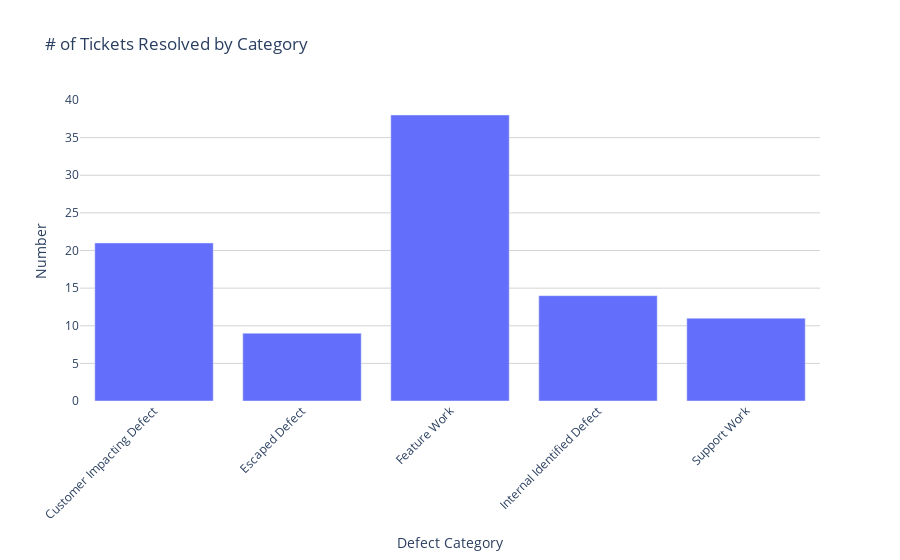
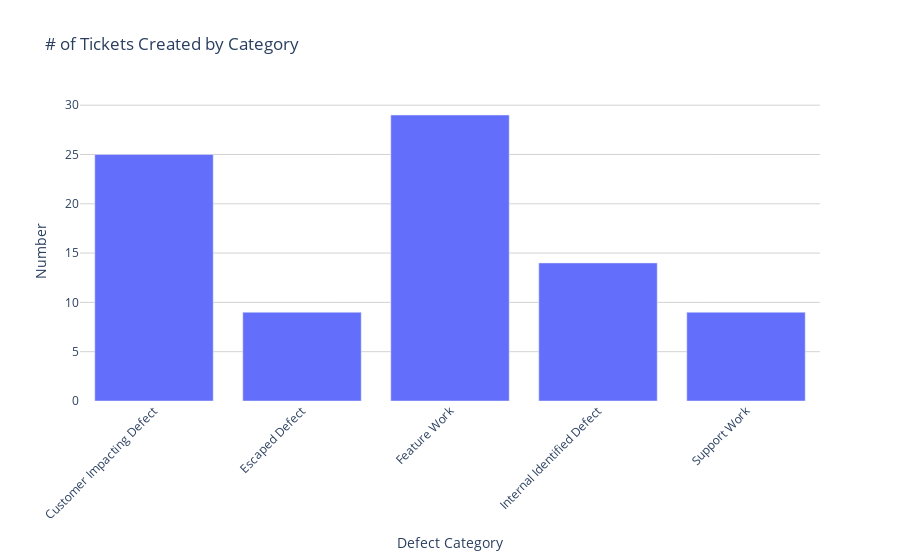
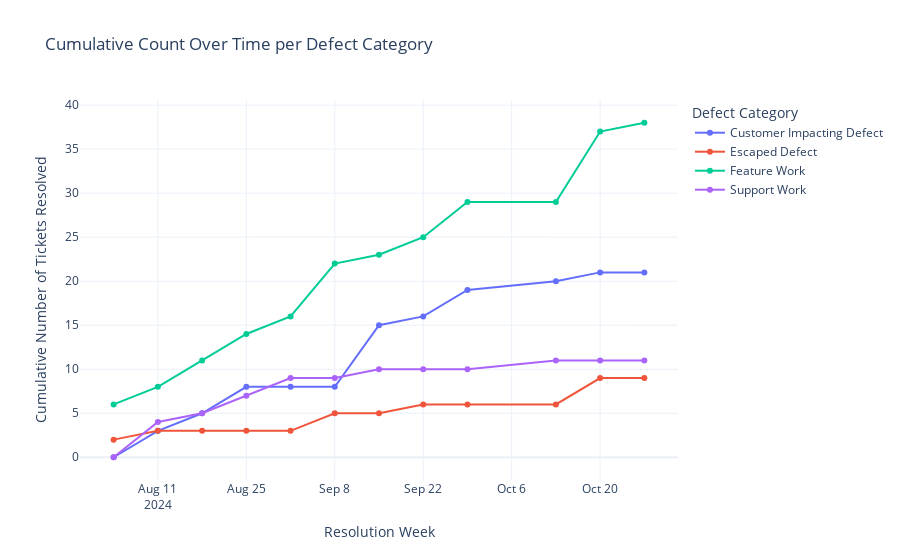
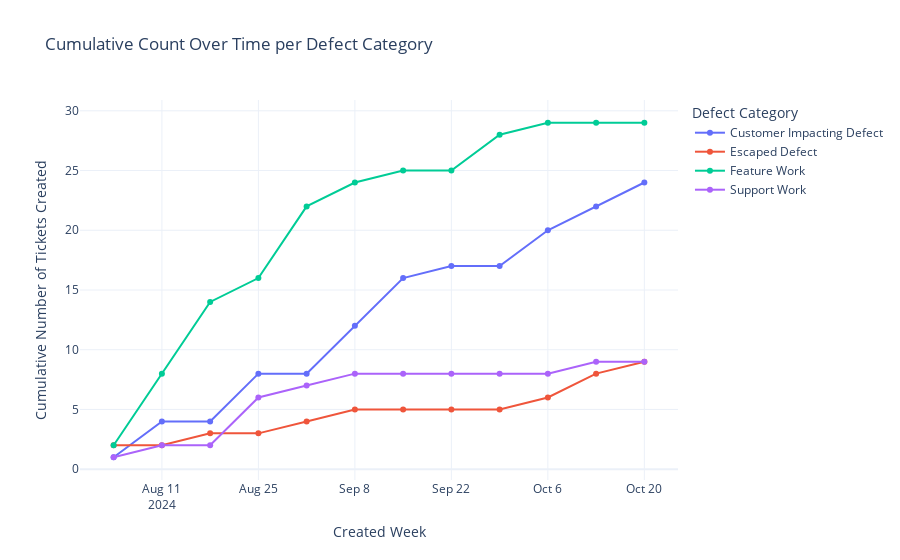

The cell these charts' notebook holds for them, in order:
### Markdown cell above
Product Catch Rate - # of “Product Acceptance Changes” logged

QA Catch Rate - # of Defects logged

Escape rate - # of Bugs logged

Customer Impact Rate - # of Bugs with Zendesk Ticket Count > 0

### Code cell
#generate_bar_chart(sub_tasks_analysis,'Defect Percentage Bin',"% of Defect Subtasks")

print(df_all_issues[
    df_all_issues['Defect Category'].notna() & 
    (df_all_issues['Defect Category'].str.strip() != 'Other')].groupby(['Defect Category']).agg({'Issue Key': 'count'}))


generate_bar_chart(df_all_issues_resolved_in_range[
    df_all_issues_resolved_in_range['Defect Category'].notna() & 
    (df_all_issues_resolved_in_range['Defect Category'].str.strip() != 'Other')
],'Defect Category',"# of Tickets Resolved by Category")

generate_bar_chart(df_all_issues_created_in_range[
    df_all_issues_created_in_range['Defect Category'].notna() & 
    (df_all_issues_created_in_range['Defect Category'].str.strip() != 'Other')
],'Defect Category',"# of Tickets Created by Category")

plot_tickets_over_time_interactive(df_standard_issues, top_n=5, start_date=start_date, group_by="Defect Category", date_type="Resolved")
plot_tickets_over_time_interactive(df_standard_issues, top_n=5, start_date=start_date, group_by="Defect Category", date_type="Created")

### Figure 1 — Plotly figure (JSON) as saved in the notebook; plotly's stock layout.template omitted (floating-point values rounded to 4 significant figures)
{"data": [{"alignmentgroup": "True", "hovertemplate": "Defect Category=%{x}<br>Number=%{y}<extra></extra>", "legendgroup": "", "marker": {"color": "#636efa", "pattern": {"shape": ""}}, "name": "", "offsetgroup": "", "orientation": "v", "showlegend": false, "textposition": "auto", "type": "bar", "x": ["Customer Impacting Defect", "Escaped Defect", "Feature Work", "Internal Identified Defect", "Support Work"], "xaxis": "x", "y": [21, 9, 38, 14, 11], "yaxis": "y"}], "layout": {"autosize": true, "barmode": "relative", "legend": {"tracegroupgap": 0}, "plot_bgcolor": "white", "title": {"text": "# of Tickets Resolved by Category"}, "xaxis": {"anchor": "y", "autorange": true, "domain": [0, 1], "range": [-0.5, 4.5], "showgrid": false, "tickangle": -45, "title": {"text": "Defect Category"}, "type": "category"}, "yaxis": {"anchor": "x", "autorange": true, "domain": [0, 1], "gridcolor": "lightgrey", "range": [0, 40], "showgrid": true, "title": {"text": "Number"}, "type": "linear"}}}

### Figure 2 — Plotly figure (JSON) as saved in the notebook; plotly's stock layout.template omitted (floating-point values rounded to 4 significant figures)
{"data": [{"alignmentgroup": "True", "hovertemplate": "Defect Category=%{x}<br>Number=%{y}<extra></extra>", "legendgroup": "", "marker": {"color": "#636efa", "pattern": {"shape": ""}}, "name": "", "offsetgroup": "", "orientation": "v", "showlegend": false, "textposition": "auto", "type": "bar", "x": ["Customer Impacting Defect", "Escaped Defect", "Feature Work", "Internal Identified Defect", "Support Work"], "xaxis": "x", "y": [25, 9, 29, 14, 9], "yaxis": "y"}], "layout": {"autosize": true, "barmode": "relative", "legend": {"tracegroupgap": 0}, "plot_bgcolor": "white", "title": {"text": "# of Tickets Created by Category"}, "xaxis": {"anchor": "y", "autorange": true, "domain": [0, 1], "range": [-0.5, 4.5], "showgrid": false, "tickangle": -45, "title": {"text": "Defect Category"}, "type": "category"}, "yaxis": {"anchor": "x", "autorange": true, "domain": [0, 1], "gridcolor": "lightgrey", "range": [0, 30.53], "showgrid": true, "title": {"text": "Number"}, "type": "linear"}}}

### Figure 3 — Plotly figure (JSON) as saved in the notebook; plotly's stock layout.template omitted (floating-point values rounded to 4 significant figures)
{"data": [{"hovertemplate": "Defect Category=Customer Impacting Defect<br>Resolution Week=%{x}<br>value=%{y}<extra></extra>", "legendgroup": "Customer Impacting Defect", "line": {"color": "#636efa", "dash": "solid"}, "marker": {"symbol": "circle"}, "mode": "lines+markers", "name": "Customer Impacting Defect", "orientation": "v", "showlegend": true, "type": "scatter", "x": ["2024-08-04T00:00:00", "2024-08-11T00:00:00", "2024-08-18T00:00:00", "2024-08-25T00:00:00", "2024-09-01T00:00:00", "2024-09-08T00:00:00", "2024-09-15T00:00:00", "2024-09-22T00:00:00", "2024-09-29T00:00:00", "2024-10-13T00:00:00", "2024-10-20T00:00:00", "2024-10-27T00:00:00"], "xaxis": "x", "y": [0, 3, 5, 8, 8, 8, 15, 16, 19, 20, 21, 21], "yaxis": "y"}, {"hovertemplate": "Defect Category=Escaped Defect<br>Resolution Week=%{x}<br>value=%{y}<extra></extra>", "legendgroup": "Escaped Defect", "line": {"color": "#EF553B", "dash": "solid"}, "marker": {"symbol": "circle"}, "mode": "lines+markers", "name": "Escaped Defect", "orientation": "v", "showlegend": true, "type": "scatter", "x": ["2024-08-04T00:00:00", "2024-08-11T00:00:00", "2024-08-18T00:00:00", "2024-08-25T00:00:00", "2024-09-01T00:00:00", "2024-09-08T00:00:00", "2024-09-15T00:00:00", "2024-09-22T00:00:00", "2024-09-29T00:00:00", "2024-10-13T00:00:00", "2024-10-20T00:00:00", "2024-10-27T00:00:00"], "xaxis": "x", "y": [2, 3, 3, 3, 3, 5, 5, 6, 6, 6, 9, 9], "yaxis": "y"}, {"hovertemplate": "Defect Category=Feature Work<br>Resolution Week=%{x}<br>value=%{y}<extra></extra>", "legendgroup": "Feature Work", "line": {"color": "#00cc96", "dash": "solid"}, "marker": {"symbol": "circle"}, "mode": "lines+markers", "name": "Feature Work", "orientation": "v", "showlegend": true, "type": "scatter", "x": ["2024-08-04T00:00:00", "2024-08-11T00:00:00", "2024-08-18T00:00:00", "2024-08-25T00:00:00", "2024-09-01T00:00:00", "2024-09-08T00:00:00", "2024-09-15T00:00:00", "2024-09-22T00:00:00", "2024-09-29T00:00:00", "2024-10-13T00:00:00", "2024-10-20T00:00:00", "2024-10-27T00:00:00"], "xaxis": "x", "y": [6, 8, 11, 14, 16, 22, 23, 25, 29, 29, 37, 38], "yaxis": "y"}, {"hovertemplate": "Defect Category=Support Work<br>Resolution Week=%{x}<br>value=%{y}<extra></extra>", "legendgroup": "Support Work", "line": {"color": "#ab63fa", "dash": "solid"}, "marker": {"symbol": "circle"}, "mode": "lines+markers", "name": "Support Work", "orientation": "v", "showlegend": true, "type": "scatter", "x": ["2024-08-04T00:00:00", "2024-08-11T00:00:00", "2024-08-18T00:00:00", "2024-08-25T00:00:00", "2024-09-01T00:00:00", "2024-09-08T00:00:00", "2024-09-15T00:00:00", "2024-09-22T00:00:00", "2024-09-29T00:00:00", "2024-10-13T00:00:00", "2024-10-20T00:00:00", "2024-10-27T00:00:00"], "xaxis": "x", "y": [0, 4, 5, 7, 9, 9, 10, 10, 10, 11, 11, 11], "yaxis": "y"}], "layout": {"autosize": true, "hovermode": "x unified", "legend": {"title": {"text": "Defect Category"}, "tracegroupgap": 0}, "title": {"text": "Cumulative Count Over Time per Defect Category"}, "xaxis": {"anchor": "y", "autorange": true, "domain": [0, 1], "range": ["2024-07-29 19:43:48.2209", "2024-11-01 04:16:11.7791"], "title": {"text": "Resolution Week"}, "type": "date"}, "yaxis": {"anchor": "x", "autorange": true, "domain": [0, 1], "range": [-3.136, 41.14], "title": {"text": "Cumulative Number of Tickets Resolved"}, "type": "linear"}}}

### Figure 4 — Plotly figure (JSON) as saved in the notebook; plotly's stock layout.template omitted (floating-point values rounded to 4 significant figures)
{"data": [{"hovertemplate": "Defect Category=Customer Impacting Defect<br>Created Week=%{x}<br>value=%{y}<extra></extra>", "legendgroup": "Customer Impacting Defect", "line": {"color": "#636efa", "dash": "solid"}, "marker": {"symbol": "circle"}, "mode": "lines+markers", "name": "Customer Impacting Defect", "orientation": "v", "showlegend": true, "type": "scatter", "x": ["2024-08-04T00:00:00", "2024-08-11T00:00:00", "2024-08-18T00:00:00", "2024-08-25T00:00:00", "2024-09-01T00:00:00", "2024-09-08T00:00:00", "2024-09-15T00:00:00", "2024-09-22T00:00:00", "2024-09-29T00:00:00", "2024-10-06T00:00:00", "2024-10-13T00:00:00", "2024-10-20T00:00:00"], "xaxis": "x", "y": [1, 4, 4, 8, 8, 12, 16, 17, 17, 20, 22, 24], "yaxis": "y"}, {"hovertemplate": "Defect Category=Escaped Defect<br>Created Week=%{x}<br>value=%{y}<extra></extra>", "legendgroup": "Escaped Defect", "line": {"color": "#EF553B", "dash": "solid"}, "marker": {"symbol": "circle"}, "mode": "lines+markers", "name": "Escaped Defect", "orientation": "v", "showlegend": true, "type": "scatter", "x": ["2024-08-04T00:00:00", "2024-08-11T00:00:00", "2024-08-18T00:00:00", "2024-08-25T00:00:00", "2024-09-01T00:00:00", "2024-09-08T00:00:00", "2024-09-15T00:00:00", "2024-09-22T00:00:00", "2024-09-29T00:00:00", "2024-10-06T00:00:00", "2024-10-13T00:00:00", "2024-10-20T00:00:00"], "xaxis": "x", "y": [2, 2, 3, 3, 4, 5, 5, 5, 5, 6, 8, 9], "yaxis": "y"}, {"hovertemplate": "Defect Category=Feature Work<br>Created Week=%{x}<br>value=%{y}<extra></extra>", "legendgroup": "Feature Work", "line": {"color": "#00cc96", "dash": "solid"}, "marker": {"symbol": "circle"}, "mode": "lines+markers", "name": "Feature Work", "orientation": "v", "showlegend": true, "type": "scatter", "x": ["2024-08-04T00:00:00", "2024-08-11T00:00:00", "2024-08-18T00:00:00", "2024-08-25T00:00:00", "2024-09-01T00:00:00", "2024-09-08T00:00:00", "2024-09-15T00:00:00", "2024-09-22T00:00:00", "2024-09-29T00:00:00", "2024-10-06T00:00:00", "2024-10-13T00:00:00", "2024-10-20T00:00:00"], "xaxis": "x", "y": [2, 8, 14, 16, 22, 24, 25, 25, 28, 29, 29, 29], "yaxis": "y"}, {"hovertemplate": "Defect Category=Support Work<br>Created Week=%{x}<br>value=%{y}<extra></extra>", "legendgroup": "Support Work", "line": {"color": "#ab63fa", "dash": "solid"}, "marker": {"symbol": "circle"}, "mode": "lines+markers", "name": "Support Work", "orientation": "v", "showlegend": true, "type": "scatter", "x": ["2024-08-04T00:00:00", "2024-08-11T00:00:00", "2024-08-18T00:00:00", "2024-08-25T00:00:00", "2024-09-01T00:00:00", "2024-09-08T00:00:00", "2024-09-15T00:00:00", "2024-09-22T00:00:00", "2024-09-29T00:00:00", "2024-10-06T00:00:00", "2024-10-13T00:00:00", "2024-10-20T00:00:00"], "xaxis": "x", "y": [1, 2, 2, 6, 7, 8, 8, 8, 8, 8, 9, 9], "yaxis": "y"}], "layout": {"autosize": true, "hovermode": "x unified", "legend": {"title": {"text": "Defect Category"}, "tracegroupgap": 0}, "title": {"text": "Cumulative Count Over Time per Defect Category"}, "xaxis": {"anchor": "y", "autorange": true, "domain": [0, 1], "range": ["2024-07-30 06:05:09.2025", "2024-10-24 17:54:50.7975"], "title": {"text": "Created Week"}, "type": "date"}, "yaxis": {"anchor": "x", "autorange": true, "domain": [0, 1], "range": [-1.311, 31.31], "title": {"text": "Cumulative Number of Tickets Created"}, "type": "linear"}}}
